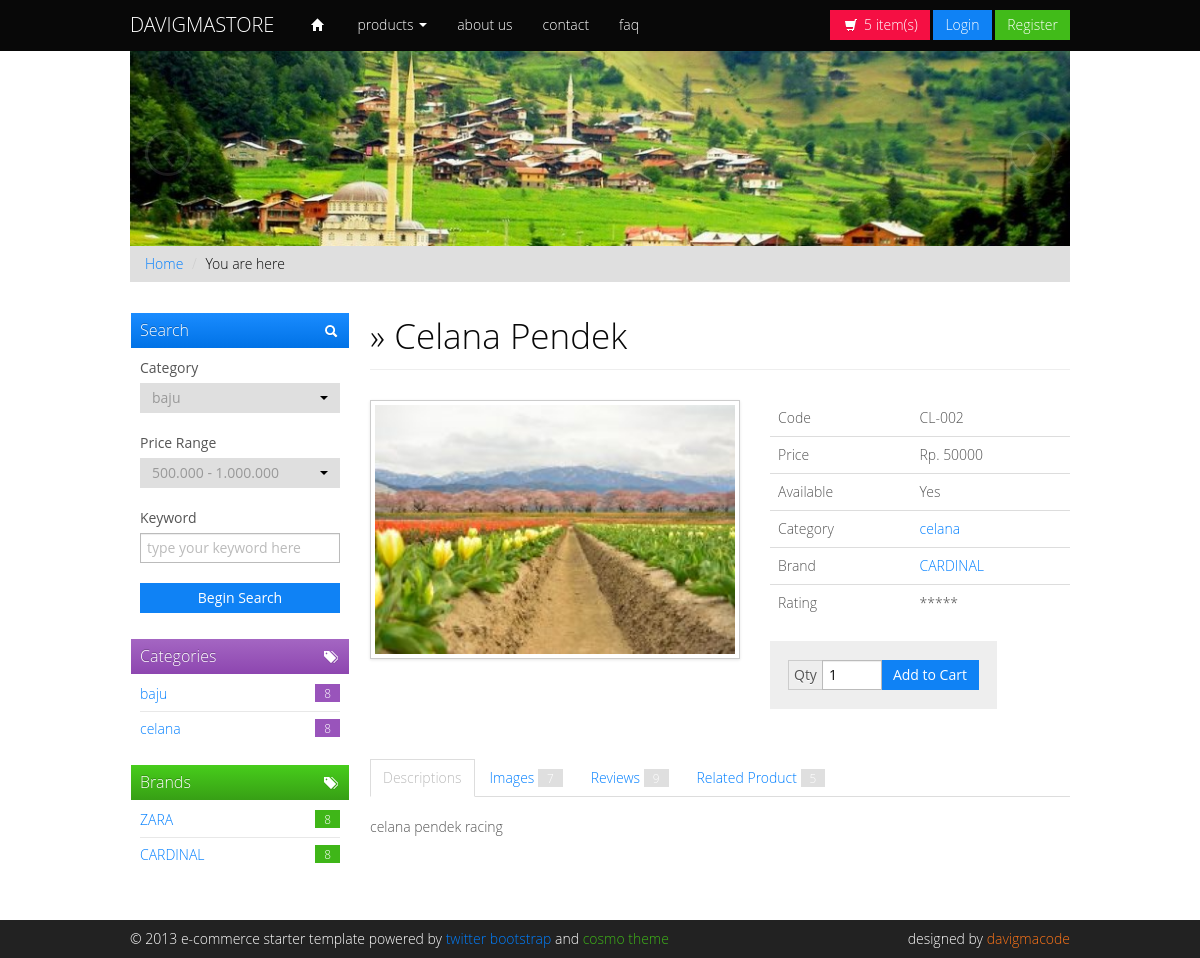
Screenshot of /home/detail/celana-pendek with the database file from the repository.
### tables this page shows
CREATE TABLE `category` (
  `category_id` int(11) NOT NULL,
  `category_name` varchar(50) NOT NULL,
  `category_image` varchar(100) DEFAULT NULL,
  `category_status` int(11) NOT NULL DEFAULT 1,
  `category_desc` varchar(100) DEFAULT NULL
);

CREATE TABLE `brands` (
  `brand_id` int(11) NOT NULL,
  `brand_name` varchar(50) DEFAULT NULL,
  `brand_desc` varchar(100) DEFAULT NULL
);

CREATE TABLE `products` (
  `product_id` int(11) NOT NULL,
  `product_code` varchar(50) DEFAULT NULL,
  `product_name` varchar(50) NOT NULL,
  `product_category` int(11) DEFAULT NULL,
  `product_brand` int(11) DEFAULT NULL,
  `product_price` int(11) NOT NULL,
  `product_disc` int(11) DEFAULT NULL,
  `product_slug` varchar(100) DEFAULT NULL,
  `product_image` varchar(100) DEFAULT NULL,
  `product_status` int(11) NOT NULL DEFAULT 1,
  `product_stok` int(11) NOT NULL DEFAULT 0,
  `product_desc` varchar(100) DEFAULT NULL
);

### application/controllers/Home.php (called while the page is built, shortened)
<?php
class Home extends CI_Controller
{
	function __construct()
	{
		$this->load->model(['Product_m', 'Category_m', 'Brand_m']);
	}
	public function detail($slug = null)
	{
		$data['products'] = $this->Product_m->getByActive();
		$data['category'] = $this->Category_m->getByActive();
		$data['brands'] = $this->Brand_m->getAll();
		$data['product'] = $this->Product_m->getBySlug($slug);
		if ($slug != null && $data['product'] != null) {
			$data['relates'] = $this->Product_m->getByCategory($data['product']->product_category);
			$this->load->view('body/header');
			$this->load->view('body/nav', $data);
			$this->load->view('product/detail', $data);
			$this->load->view('body/footer');
		} else {
			show_404();
		}
	}
}

### index.php (called while the page is built, shortened)
<?php
require_once BASEPATH.'core/CodeIgniter.php';

### application/models/Product_m.php (called while the page is built, shortened)
<?php
class Product_m extends CI_Model
{
    private $table = 'products';
    public function getBySlug($slug)
    {
        $this->db->select('*');
        $this->db->from($this->table);
        $this->db->join('category', 'category.category_id = products.product_category');
        $this->db->join('brands', 'brands.brand_id = products.product_brand');
        $this->db->where('product_slug', $slug);
        return $this->db->get()->row();
    }
}

### application/models/Category_m.php (called while the page is built)
<?php
class Category_m extends CI_Model
{
    private $table = 'category';
    public function getByActive()
    {
        return $this->db->get_where($this->table, ['category_status' => 1])->result();
    }
}

### application/models/Brand_m.php (called while the page is built)
<?php
class Brand_m extends CI_Model
{
    private $table = 'brands';
    public function getAll()
    {
        return $this->db->get($this->table)->result();
    }
}

### application/views/product/detail.php (the view, shortened to what this page needs)
<div class="span3">
    <div class="dabox">
        <h3 class="btn-primary"><i class="pull-right icon-search icon-white"></i> Search</h3>
        <form style="margin: 0;">
            <div class="control-group">
                <label class="control-label" for="categories">Category</label>
                <div class="controls row-fluid">
                </div>
            </div>
            <div class="control-group">
                <label class="control-label" for="categories">Price Range</label>
                <div class="controls row-fluid">
                </div>
            </div>
            <div class="control-group">
                <label class="control-label" for="keyword">Keyword</label>
                <div class="controls row-fluid">
                    <input type="text" name="keyword" placeholder="type your keyword here" class="span12">
                </div>
            </div>
            <button class="btn btn-block btn-primary" type="button">Begin Search</button>
        </form>
    </div>
    <div class="dabox">
        <h3 class="btn-info"><i class="pull-right icon-tags icon-white"></i> Categories</h3>
        <ul>
            <?php foreach ($category as $key => $data) { ?>
                <li><a href="<?= base_url('home?category=' . $data->category_id) ?>"><?= $data->category_name ?> <span class="pull-right badge badge-info">8</span></a></li>
            <?php } ?>
        </ul>
    </div>
    <div class="dabox">
        <h3 class="btn-success"><i class="pull-right icon-tags icon-white"></i> Brands</h3>
        <ul>
            <?php foreach ($brands as $key => $data) { ?>
                <li><a href="<?= base_url('home?brand=' . $data->brand_id) ?>"><?= $data->brand_name ?> <span class="pull-right badge badge-success">8</span></a></li>
            <?php } ?>
        </ul>
    </div>
</div>
<div class="span9">
    <div class="page-header">
        <h1>&raquo; <?= $product->product_name ?></h1>
    </div>
    <div class="row" style="margin-bottom:30px;">
        <div class="span5">
            <img src="<?= base_url('assets/main/img/product/' . $product->product_image) ?>" width="360" height="300" class="img-polaroid">
        </div>
        <div class="span4">
            <table class="table">
                <tr>
                    <td>Code</td>
                    <td><?= $product->product_code ?></td>
                </tr>
                <tr>
                    <td>Price</td>
                    <td>Rp. <?= $product->product_price ?></td>
                </tr>
                <tr>
                    <td>Available</td>
                    <td><?= $product->product_stok > 0 ? 'Yes' : 'No' ?></td>
                </tr>
                <tr>
                    <td>Category</td>
                    <td><a href="#"><?= $product->category_name ?></a></td>
                </tr>
                <tr>
                    <td>Brand</td>
                    <td><a href="#"><?= $product->brand_name ?></a></td>
                </tr>
                <tr>
                    <td>Rating</td>
                    <td>*****</td>
                </tr>
            </table>
            <div class="well input-prepend input-append">
                <span class="add-on">Qty</span>
                <input class="span1" type="text" value="1">
                <button class="btn btn-primary" type="button">Add to Cart</button>
            </div>
        </div>
    </div>
    <ul class="nav nav-tabs" id="details-tab">
        <li class="active"><a href="#detail-description" data-toggle="tab">Descriptions</a></li>
        <li><a href="#detail-images" data-toggle="tab">Images <span class="badge">7</span></a></li>
        <li><a href="#detail-reviews" data-toggle="tab">Reviews <span class="badge">9</span></a></li>
        <li><a href="#detail-related" data-toggle="tab">Related Product <span class="badge">5</span></a></li>
    </ul>
    <div class="tab-content">
        <div class="tab-pane active" id="detail-description">
            <p><?= $product->product_desc ?></p>
        </div>
    </div>
</div>

### assets/main/css/custom.frontend.css (style rules this page uses)
body { padding-top: 50px; }
.page-header { margin-top: -10px; padding-bottom: 0; }
.page-header h1 { font-size: 35px; line-height: normal; }
.dabox { margin-bottom: 15px; padding: 10px; }
.dabox h3 { padding: 6px 9px; padding-bottom: 7px; margin: -9px; margin-bottom: 10px; width: 100%; line-height: normal; font-size: 16px; }
.dabox h3 i { margin-top: 5px; }
.dabox ul { list-Style: none; margin: -7px 0; padding: 0; }
.dabox ul li { padding: 7px 0; border-bottom: #E8E8E8 1px solid; }
.dabox ul li a { display: block; }
.dabox ul li:last-child { border-bottom: 0; }
.table tr:first-child td { border-top: 0; }
.table tr td { text-align: normal; }

### application/views/body/footer.php (style rules this page uses)
.table tr td { vertical-align: middle; }

### rows the page displays
category: category_name "baju"
category: category_name "celana"
brands: brand_name "ZARA"
brands: brand_name "CARDINAL"
products: product_name "Celana Pendek", product_image (picture), product_code "CL-002", product_price "50000", product_category.category_name "celana", product_brand.brand_name "CARDINAL", product_desc "celana pendek racing"
